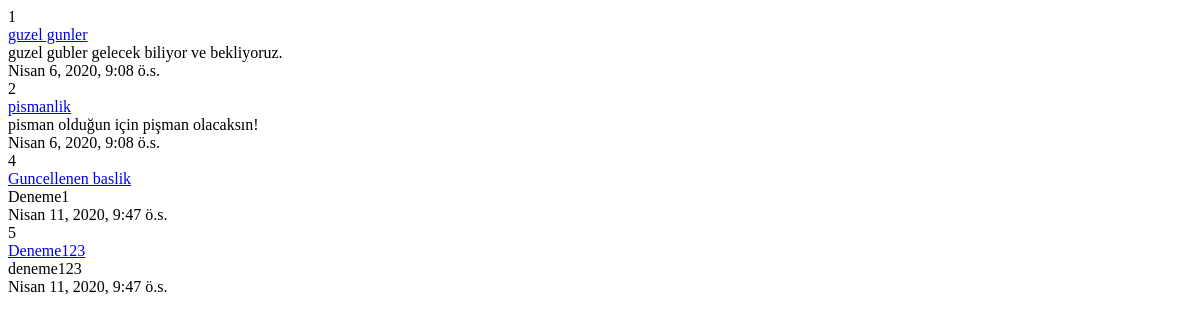
Page /post/index on the earlier database version.
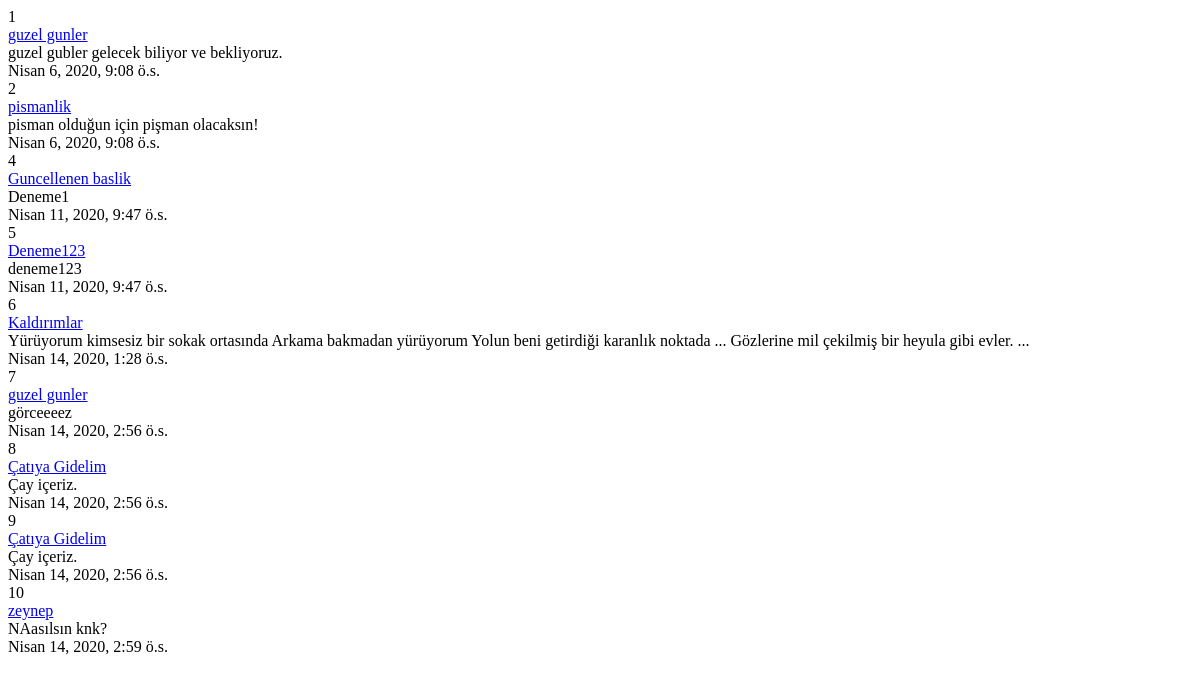
Same page on the later database version.
### post/models.py (models this page shows, shortened)
class Post(models.Model):
    title = models.CharField(max_length=120, verbose_name="Başlık")      # Max_lengt belirtilmek zorundaymış.
    text = models.TextField(verbose_name="Metin")
    published_date = models.DateTimeField(verbose_name="Yayınlanma Tarihi", auto_now_add=True)     #verbose_name="Yayınlanma Tarihi"
    def get_absolute_url(self):
        return reverse('post:detail', kwargs={'id': self.id})

### post/views.py (the view)
# urls.py: path('index', post_index, name = "index"),
def post_index(request):
    posts = Post.objects.all()
    return render(request, 'post/index.html', {'posts': posts})

### templates/post/index.html
{% extends 'base.html' %}
{% block body %}
    {% for post in posts  %}
        {{ post.id }}<br>
        <a href="{{ post.get_absolute_url }}"> {{ post.title }} </a><br>
        {{ post.text }}<br>
        {{ post.published_date }}<br>
    {% endfor %}
{% endblock %}

Differences in the rows shown:
added Post: id "6", title "Kaldırımlar", text "Yürüyorum kimsesiz bir sokak ortasında Arkama bakmadan yürüyorum Yolun beni getirdiği karanlık noktada ... Gözlerine mil çekilmiş bir heyula gibi evler. ...", published_date "Nisan 14, 2020, 1:28 ö.s."
added Post: id "7", title "guzel gunler", text "görceeeez", published_date "Nisan 14, 2020, 2:56 ö.s."
added Post: id "8", title "Çatıya Gidelim", text "Çay içeriz.", published_date "Nisan 14, 2020, 2:56 ö.s."
added Post: id "9", title "Çatıya Gidelim", text "Çay içeriz.", published_date "Nisan 14, 2020, 2:56 ö.s."
added Post: id "10", title "zeynep", text "NAasılsın knk?", published_date "Nisan 14, 2020, 2:59 ö.s."
